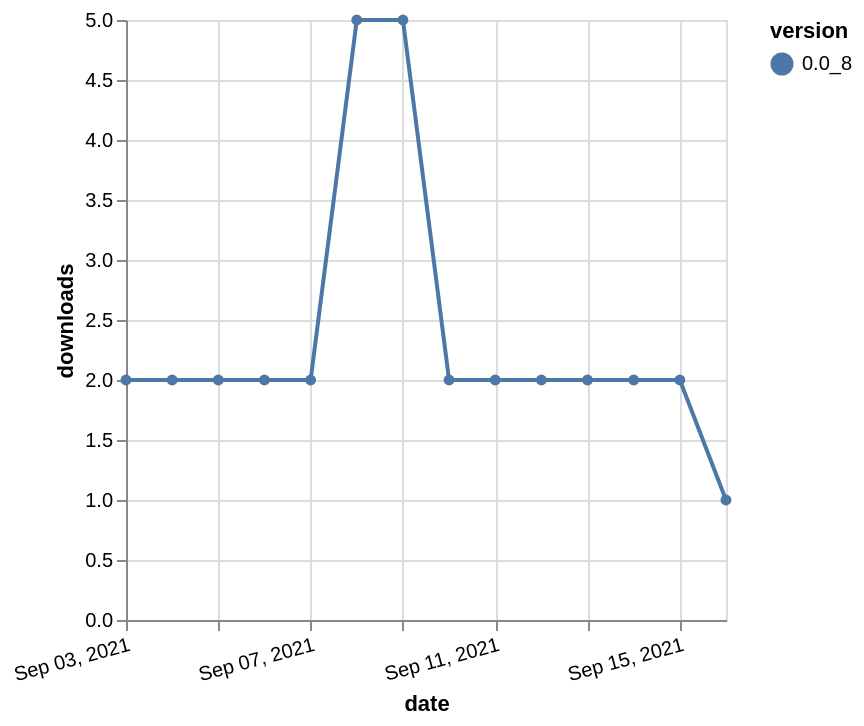

Vega-Lite specification stored for this chart:
### Vega-Lite specification from a JSON file in a GitHub repository (floating-point values rounded to 4 significant figures)
{"$schema": "https://vega.github.io/schema/vega-lite/v5.json", "description": "A simple bar chart with embedded data.", "data": {"values": [{"date": "2021-09-03", "total": 3858, "delta": 2, "version": "0.0_8"}, {"date": "2021-09-04", "total": 3860, "delta": 2, "version": "0.0_8"}, {"date": "2021-09-05", "total": 3862, "delta": 2, "version": "0.0_8"}, {"date": "2021-09-06", "total": 3864, "delta": 2, "version": "0.0_8"}, {"date": "2021-09-07", "total": 3866, "delta": 2, "version": "0.0_8"}, {"date": "2021-09-08", "total": 3871, "delta": 5, "version": "0.0_8"}, {"date": "2021-09-09", "total": 3876, "delta": 5, "version": "0.0_8"}, {"date": "2021-09-10", "total": 3878, "delta": 2, "version": "0.0_8"}, {"date": "2021-09-11", "total": 3880, "delta": 2, "version": "0.0_8"}, {"date": "2021-09-12", "total": 3882, "delta": 2, "version": "0.0_8"}, {"date": "2021-09-13", "total": 3884, "delta": 2, "version": "0.0_8"}, {"date": "2021-09-14", "total": 3886, "delta": 2, "version": "0.0_8"}, {"date": "2021-09-15", "total": 3888, "delta": 2, "version": "0.0_8"}, {"date": "2021-09-16", "total": 3889, "delta": 1, "version": "0.0_8"}]}, "width": "container", "mark": {"type": "line", "point": {"filled": true}}, "encoding": {"x": {"field": "date", "type": "temporal", "timeUnit": "yearmonthdate", "title": "date", "axis": {"labelAngle": -15}}, "y": {"field": "delta", "type": "quantitative", "title": "downloads"}, "color": {"field": "version", "type": "nominal"}, "tooltip": {"field": "delta"}}}
